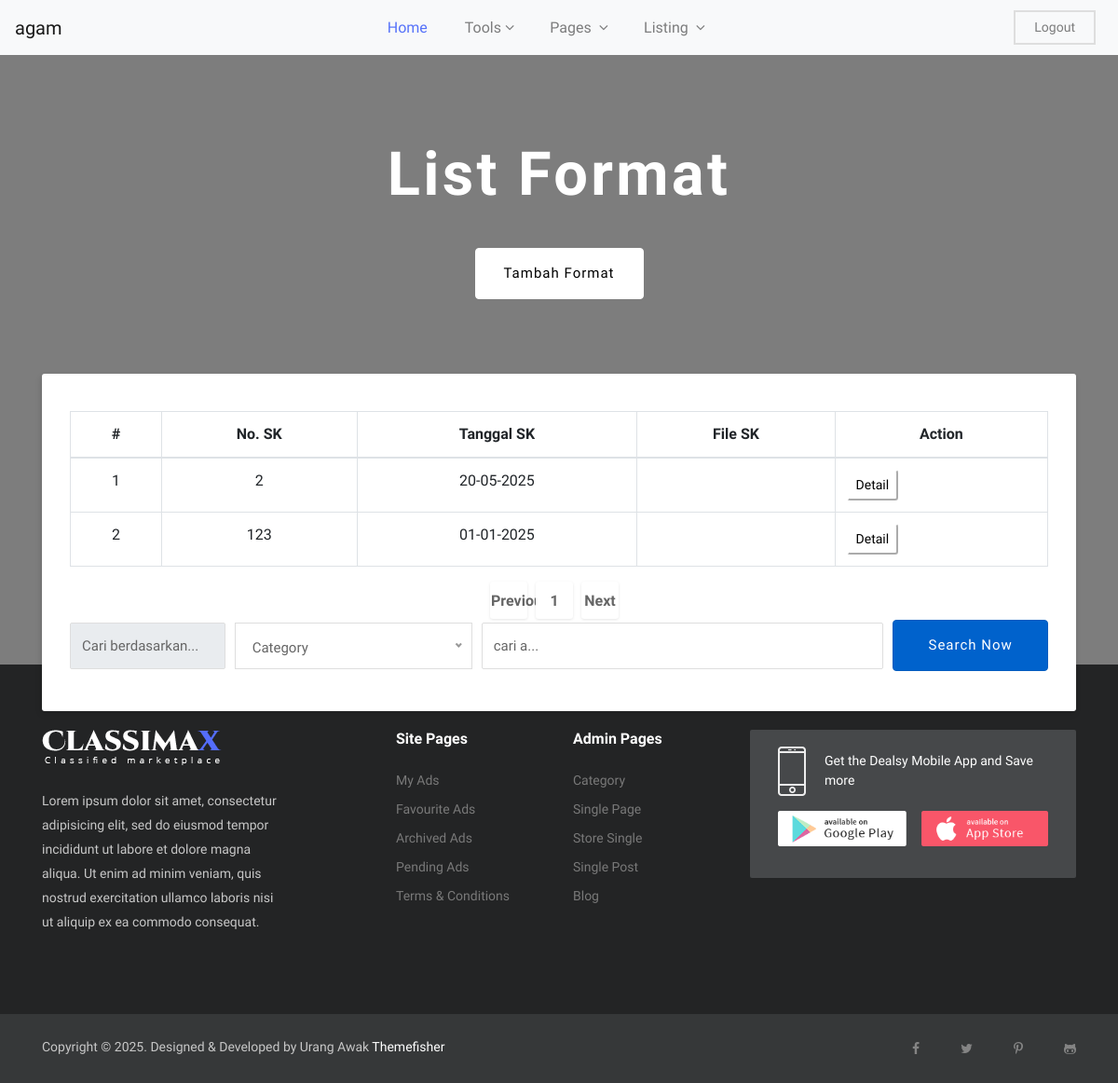
The app's page /app/ptsl/format-daftar.php (signed in) with its own data.
### tables this page shows
CREATE TABLE `format_ptsl` (
  `id` int(11) NOT NULL,
  `no_sk` varchar(100) DEFAULT NULL,
  `akun_id` int(11) DEFAULT NULL,
  `file_sk` varchar(100) NOT NULL,
  `tanggal_sk` date DEFAULT NULL,
  `risalah` varchar(200) DEFAULT NULL
);

### app/ptsl/format-daftar.php (the view, shortened to what this page needs)
<!DOCTYPE html>
<html lang="en">
<head>
<?php include("inc/head.php") ?>
</head>
<body class="body-wrapper">
<?php include("inc/header.php") ?>
<section class="hero-area text-center overly">
	<div class="container">
		<div class="row">
			<div class="col-md-12">
				<div class="content-block">
					<h1>List Format </h1>
					<div class="short-popular-category-list text-center">
						<li class="list-inline-item"><a class="btn btn-secondary" href="format-tambah.php">Tambah Format</a></li>
					</div>
				</div>
				<div class="advance-search">
					<div class="container">
						<div class="row justify-content-center">
							<div class="col-lg-12 col-md-12 align-content-center">
								<table class="table table-bordered">
              <thead>
                <tr>
                  <th scope="col">#</th>
                  <th scope="col">No. SK</th>
                  <th scope="col">Tanggal SK</th>
                  <th scope="col">File SK</th>
                  <th scope="col">Action</th>
                </tr>
              </thead>
              <tbody>
                <?php
                $akun_id=$_SESSION['user_id'];
                $batas = 20;
                $halaman = isset($_GET['halaman']) ? (int)$_GET['halaman'] : 1;
                $halaman_awal = ($halaman > 1) ? ($halaman * $batas) - $batas : 0;
                $previous = $halaman - 1;
                $next = $halaman + 1;
                $data = mysqli_query($koneksi, "select id from format_pertek");
                $jumlah_data = mysqli_num_rows($data);
                $total_halaman = ceil($jumlah_data / $batas);
                $query = "SELECT id, no_sk, tanggal_sk, file_sk
                          FROM format_ptsl
                          WHERE akun_id = ?
                          ORDER BY tanggal_sk DESC limit ?, ?";
                $sql = $koneksi->prepare($query);
                $sql->bind_param("sss", $akun_id, $halaman_awal, $batas);
                $sql->execute();
                $data = $sql->get_result();
                $no = $halaman_awal + 1;
                if ($data->num_rows > 0) {
                  while ($row = $data->fetch_assoc()) {
                    $id = $row['id'];
                    $no_sk = $row['no_sk'];
                    $tanggal_sk = $row['tanggal_sk'];
                    if ($tanggal_sk==true && $tanggal_sk!="0000-00-00"){
                      $timestamp = strtotime($tanggal_sk);
                      $tanggal_sk = $new_date = date('d-m-Y', $timestamp);
                    }
                ?>
                    <tr>
                      <td><?php echo $no++; ?></td>
                      <td><?php echo $no_sk; ?></td>
                      <td><?php echo $tanggal_sk; ?></td>
                      <td>
                      </td>
                      <td>
                        <a href="format-edit.php?format=<?php echo base64_encode($id) ?>">
                          <button type="button" class="btn-sm btn-secondary">Detail</button>
                      </td>
                    </tr>
                  <?php }
                } else { ?>
                  <tr>
                    <td colspan='5'>Tidak ada data ditemukan</td>
                  </tr>
                <?php } ?>
              </tbody>
            </table>
            <nav>
              <ul class="pagination justify-content-center">
                <li class="page-item">
                  <a class="page-link" <?php if ($halaman > 1) {
                                          echo "href='?halaman=$previous'";
                                        } ?>>Previous</a>
                </li>
                <?php
                for ($x = 1; $x <= $total_halaman; $x++) {
                ?>
                  <li class="page-item"><a class="page-link" href="?halaman=<?php echo $x ?>"><?php echo $x; ?></a></li>
                <?php
                }
                ?>
                <li class="page-item">
                  <a class="page-link" <?php if ($halaman < $total_halaman) {
                                          echo "href='?halaman=$next'";
                                        } ?>>Next</a>
                </li>
              </ul>
            </nav>
								<form action="berkas-cari.php" method="get">
									<div class="form-row">
										<div class="form-group col-xl-2 col-lg-3 col-md-6">
											<input type="text" class="form-control my-2 my-lg-1" id="pencarian"
												placeholder="Cari berdasarkan..." disabled>
										</div>
										<div class="form-group col-lg-3 col-md-6">
										</div>
										<div class="form-group col-lg-5 col-md-6">
											<input type="text" class="form-control my-2 my-lg-1" id="inputLocation4" name="cari" placeholder="cari a..." required>
										</div>
										<div class="form-group col-xl-2 col-lg-3 col-md-6 align-self-center">
											<button type="submit" class="btn btn-primary active w-100" onclick="cekjenis()">Search Now</button>
										</div>
									</div>
								</form>
							</div>
						</div>
					</div>
				</div>
			</div>
		</div>
	</div>
</section>
<?php include("inc/footer.php") ?>
</body>
</html>

### app/ptsl/css/style.css (style rules this page uses)
body { line-height: 1.5; font-family: "Muli", sans-serif; }
p, li, input, select, button { font-family: "Muli", sans-serif; color: #666; font-size: 14px; font-weight: 400; }
h1, h2, h3, h4, h5, h6 { font-family: "Muli", sans-serif; font-weight: 600; color: #333; }
h1 { font-size: 35px; }
ul.pagination li { margin-right: 10px; }
ul.pagination li a { border-radius: 3px !important; font-size: 16px; padding: 0; height: 50px; width: 50px; line-height: 50px; text-align: center; border-color: transparent; box-shadow: 0px 1px 3px 0px rgba(0, 0, 0, 0.1); color: #666; }
ol, ul { margin: 0; padding: 0; list-style: none; }
a { transition: all 0.3s ease-in 0s; color: #000; }
.form-control { border-radius: 2px; height: 50px; background-color: transparent; color: #666; box-shadow: none; font-size: 15px; }
.w-100 { width: 100%; }
button { cursor: pointer; }
.overly { position: relative; }
.overly:before { content: ""; background: rgba(0, 0, 0, 0.51); position: absolute; top: 0; left: 0; right: 0; bottom: 0; }
.btn { font-size: 15px; letter-spacing: 1px; display: inline-block; padding: 15px 30px; border-radius: 4px; }
.btn-secondary { background: #fff; color: #000; border-color: #fff; }
ul.pagination li a { font-weight: 600; border-radius: 3px !important; font-size: 16px; padding: 0; height: 40px; width: 40px; line-height: 40px; text-align: center; border-color: transparent; box-shadow: 0px 1px 3px 0px rgba(0, 0, 0, 0.1); color: #666; }
.hero-area .content-block h1, .hero-area-2 .content-block h1 { color: #fff; font-size: 65px; font-weight: bold; letter-spacing: 0.05em; margin-bottom: 15px; }
.hero-area { padding: 100px 0 0; }
.hero-area .content-block { padding-bottom: 80px; }
.hero-area .advance-search { background: #fff; padding: 40px 15px 25px 15px; border-radius: 3px; margin-bottom: -50px; box-shadow: -1px 3px 6px rgba(0, 0, 0, 0.12); }
.hero-area .advance-search .form-control { border-color: #dedede; }
.hero-area .advance-search button { display: block; }
.short-popular-category-list { margin-top: 40px; }

### records on screen
format_ptsl: no_sk "2", tanggal_sk "20-05-2025"
format_ptsl: no_sk "123", tanggal_sk "01-01-2025"
